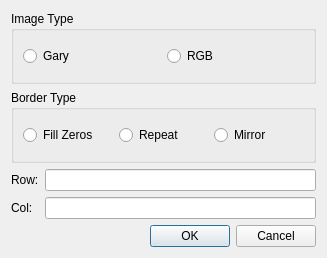
<?xml version="1.0" encoding="UTF-8"?>
<ui version="4.0">
 <class>DialogMedianFilter</class>
 <widget class="QDialog" name="DialogMedianFilter">
  <property name="geometry">
   <rect>
    <x>0</x>
    <y>0</y>
    <width>327</width>
    <height>258</height>
   </rect>
  </property>
  <property name="windowTitle">
   <string>Dialog</string>
  </property>
  <layout class="QGridLayout" name="gridLayout">
   <item row="0" column="0" colspan="2">
    <widget class="QGroupBox" name="groupBox_imageType">
     <property name="title">
      <string>Image Type</string>
     </property>
     <layout class="QHBoxLayout" name="horizontalLayout">
      <item>
       <widget class="QRadioButton" name="radioButton_gray">
        <property name="text">
         <string>Gary</string>
        </property>
       </widget>
      </item>
      <item>
       <widget class="QRadioButton" name="radioButton_rgb">
        <property name="text">
         <string>RGB</string>
        </property>
       </widget>
      </item>
     </layout>
    </widget>
   </item>
   <item row="1" column="0" colspan="2">
    <widget class="QGroupBox" name="groupBox_borderType">
     <property name="title">
      <string>Border Type</string>
     </property>
     <layout class="QHBoxLayout" name="horizontalLayout_2">
      <item>
       <widget class="QRadioButton" name="radioButton_fillZeros">
        <property name="text">
         <string>Fill Zeros</string>
        </property>
       </widget>
      </item>
      <item>
       <widget class="QRadioButton" name="radioButton_repeat">
        <property name="text">
         <string>Repeat</string>
        </property>
       </widget>
      </item>
      <item>
       <widget class="QRadioButton" name="radioButton_mirror">
        <property name="text">
         <string>Mirror</string>
        </property>
       </widget>
      </item>
     </layout>
    </widget>
   </item>
   <item row="2" column="0">
    <widget class="QLabel" name="label_row">
     <property name="text">
      <string>Row:</string>
     </property>
    </widget>
   </item>
   <item row="2" column="1">
    <widget class="QLineEdit" name="lineEdit_row"/>
   </item>
   <item row="3" column="0">
    <widget class="QLabel" name="label_col">
     <property name="text">
      <string>Col:</string>
     </property>
    </widget>
   </item>
   <item row="3" column="1">
    <widget class="QLineEdit" name="lineEdit_col"/>
   </item>
   <item row="4" column="1">
    <widget class="QDialogButtonBox" name="buttonBox">
     <property name="orientation">
      <enum>Qt::Horizontal</enum>
     </property>
     <property name="standardButtons">
      <set>QDialogButtonBox::Cancel|QDialogButtonBox::Ok</set>
     </property>
    </widget>
   </item>
  </layout>
 </widget>
 <resources/>
 <connections>
  <connection>
   <sender>buttonBox</sender>
   <signal>accepted()</signal>
   <receiver>DialogMedianFilter</receiver>
   <slot>accept()</slot>
   <hints>
    <hint type="sourcelabel">
     <x>248</x>
     <y>254</y>
    </hint>
    <hint type="destinationlabel">
     <x>157</x>
     <y>274</y>
    </hint>
   </hints>
  </connection>
  <connection>
   <sender>buttonBox</sender>
   <signal>rejected()</signal>
   <receiver>DialogMedianFilter</receiver>
   <slot>reject()</slot>
   <hints>
    <hint type="sourcelabel">
     <x>316</x>
     <y>260</y>
    </hint>
    <hint type="destinationlabel">
     <x>286</x>
     <y>274</y>
    </hint>
   </hints>
  </connection>
 </connections>
</ui>
